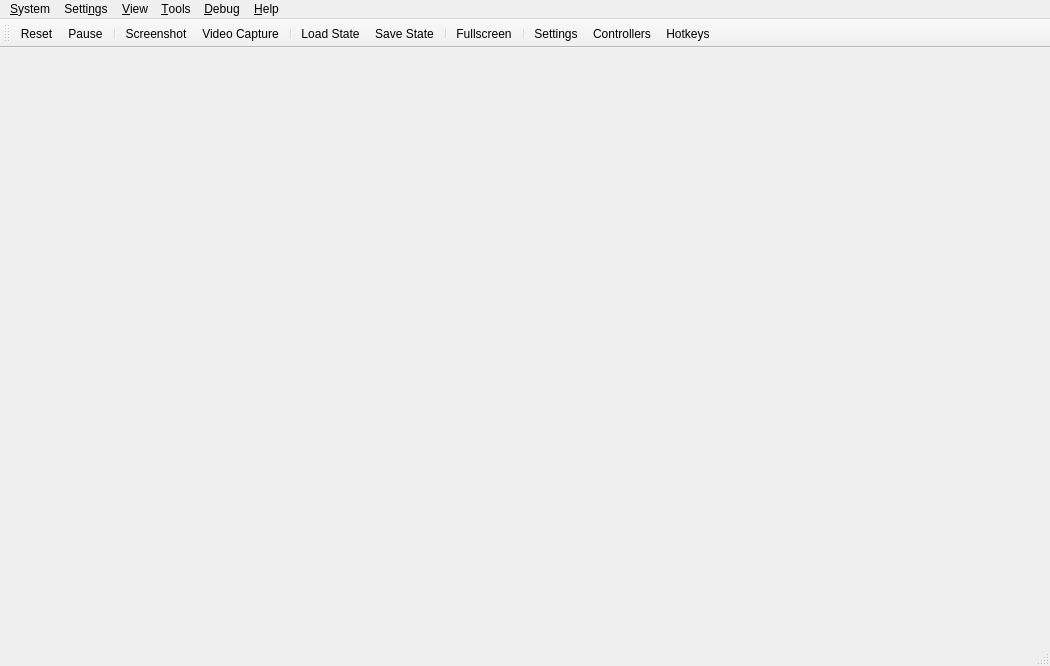
<?xml version="1.0" encoding="UTF-8"?>
<ui version="4.0">
 <class>MainWindow</class>
 <widget class="QMainWindow" name="MainWindow">
  <property name="geometry">
   <rect>
    <x>0</x>
    <y>0</y>
    <width>1050</width>
    <height>666</height>
   </rect>
  </property>
  <property name="acceptDrops">
   <bool>true</bool>
  </property>
  <property name="windowTitle">
   <string>PCSX2</string>
  </property>
  <property name="windowIcon">
   <iconset>
    <normalon>:/icons/AppIcon64.png</normalon>
   </iconset>
  </property>
  <property name="unifiedTitleAndToolBarOnMac">
   <bool>true</bool>
  </property>
  <widget class="QStackedWidget" name="mainContainer"/>
  <widget class="QMenuBar" name="menuBar">
   <property name="geometry">
    <rect>
     <x>0</x>
     <y>0</y>
     <width>1050</width>
     <height>27</height>
    </rect>
   </property>
   <widget class="QMenu" name="menuSystem">
    <property name="title">
     <string>&amp;System</string>
    </property>
    <widget class="QMenu" name="menuChangeDisc">
     <property name="title">
      <string>&amp;Change Disc</string>
     </property>
     <property name="icon">
      <iconset theme="disc-eject-line"/>
     </property>
     <actiongroup name="actionGroupChangeDiscSubImages"/>
     <addaction name="actionChangeDiscFromFile"/>
     <addaction name="actionChangeDiscFromDevice"/>
     <addaction name="actionChangeDiscFromGameList"/>
     <addaction name="actionRemoveDisc"/>
     <addaction name="separator"/>
    </widget>
    <widget class="QMenu" name="menuLoadState">
     <property name="title">
      <string>&amp;Load State</string>
     </property>
     <property name="icon">
      <iconset theme="floppy-out-line"/>
     </property>
    </widget>
    <widget class="QMenu" name="menuSaveState">
     <property name="title">
      <string>Sa&amp;ve State</string>
     </property>
     <property name="icon">
      <iconset theme="floppy-in-line"/>
     </property>
    </widget>
    <addaction name="actionReset"/>
    <addaction name="actionPause"/>
    <addaction name="separator"/>
    <addaction name="actionScreenshot"/>
    <addaction name="actionVideoCapture"/>
    <addaction name="separator"/>
    <addaction name="menuLoadState"/>
    <addaction name="menuSaveState"/>
    <addaction name="separator"/>
    <addaction name="actionSettings"/> <!-- Please consult with macOS users before removing -->
    <addaction name="actionExit"/>
   </widget>
   <widget class="QMenu" name="menuSettings">
    <property name="title">
     <string>Setti&amp;ngs</string>
    </property>
    <addaction name="actionInterfaceSettings"/>
    <addaction name="actionBIOSSettings"/>
    <addaction name="actionEmulationSettings"/>
    <addaction name="actionGraphicsSettings"/>
    <addaction name="actionOSDSettings"/>
    <addaction name="actionAudioSettings"/>
    <addaction name="actionMemoryCardSettings"/>
    <addaction name="actionDEV9Settings"/>
    <addaction name="actionFolderSettings"/>
    <addaction name="separator"/>
    <addaction name="actionControllerSettings"/>
    <addaction name="actionHotkeySettings"/>
    <addaction name="actionAchievementSettings"/>
   </widget>
   <widget class="QMenu" name="menuHelp">
    <property name="title">
     <string>&amp;Help</string>
    </property>
    <addaction name="actionGitHubRepository"/>
    <addaction name="actionDiscordServer"/>
    <addaction name="separator"/>
    <addaction name="actionAboutQt"/>
    <addaction name="actionAbout"/>
   </widget>
   <widget class="QMenu" name="menuDebug">
    <property name="title">
     <string>&amp;Debug</string>
    </property>
    <widget class="QMenu" name="menuDebugSwitchRenderer">
     <property name="title">
      <string>&amp;Switch Graphics API</string>
     </property>
     <property name="icon">
      <iconset theme="brush-line"/>
     </property>
    </widget>
    <addaction name="menuDebugSwitchRenderer"/>
    <addaction name="separator"/>
    <addaction name="actionDebugger"/>
    <addaction name="separator"/>
    <addaction name="actionEnableLogTimestamps"/>
    <addaction name="separator"/>
    <addaction name="actionEnableEEConsoleLogging"/>
    <addaction name="actionEnableIOPConsoleLogging"/>
    <addaction name="actionEnableCDVDVerboseReads"/>
   </widget>
   <widget class="QMenu" name="menuView">
    <property name="title">
     <string>&amp;View</string>
    </property>
    <widget class="QMenu" name="menuWindowSize">
     <property name="title">
      <string>&amp;Window Size</string>
     </property>
     <property name="icon">
      <iconset theme="window-2-line"/>
     </property>
    </widget>
    <addaction name="actionViewToolbar"/>
    <addaction name="actionViewLockToolbar"/>
    <addaction name="actionViewStatusBar"/>
    <addaction name="actionViewStatusBarVerbose"/>
    <addaction name="separator"/>
    <addaction name="actionFullscreen"/>
    <addaction name="menuWindowSize"/>
   </widget>
   <widget class="QMenu" name="menuTools">
    <property name="title">
     <string>&amp;Tools</string>
    </property>
    <widget class="QMenu" name="menuInputRecording">
     <property name="title">
      <string>&amp;Input Recording</string>
     </property>
     <property name="icon">
      <iconset theme="keyboard-line"/>
     </property>
     <addaction name="actionInputRecNew"/>
     <addaction name="actionInputRecPlay"/>
     <addaction name="actionInputRecStop"/>
     <addaction name="separator"/>
     <addaction name="actionInputRecOpenViewer"/>
     <addaction name="separator"/>
     <addaction name="actionInputRecConsoleLogs"/>
     <addaction name="actionInputRecControllerLogs"/>
    </widget>
    <addaction name="actionOpenDataDirectory"/>
    <addaction name="actionToggleSoftwareRendering"/>
    <addaction name="separator"/>
    <addaction name="actionEditCheats"/>
    <addaction name="actionEditPatches"/>
    <addaction name="actionReloadPatches"/>
    <addaction name="separator"/>
    <addaction name="menuInputRecording"/>
    <addaction name="separator"/>
    <addaction name="actionEnableSystemConsole"/>
    <addaction name="actionEnableDebugConsole"/>
    <addaction name="actionEnableLogWindow"/>
    <addaction name="actionEnableFileLogging"/>
    <addaction name="actionEnableVerboseLogging"/>
    <addaction name="separator"/>
    <addaction name="actionShowAdvancedSettings"/>
    <addaction name="actionSaveBlockDump"/>
    <addaction name="actionSaveGSDump"/>
   </widget>
   <addaction name="menuSystem"/>
   <addaction name="menuSettings"/>
   <addaction name="menuView"/>
   <addaction name="menuTools"/>
   <addaction name="menuDebug"/>
   <addaction name="menuHelp"/>
  </widget>
  <widget class="QToolBar" name="toolBar">
   <property name="visible">
    <bool>true</bool>
   </property>
   <property name="windowTitle">
    <string>Toolbar</string>
   </property>
   <property name="iconSize">
    <size>
     <width>32</width>
     <height>32</height>
    </size>
   </property>
   <property name="toolButtonStyle">
    <enum>Qt::ToolButtonStyle::ToolButtonTextUnderIcon</enum>
   </property>
   <attribute name="toolBarArea">
    <enum>TopToolBarArea</enum>
   </attribute>
   <attribute name="toolBarBreak">
    <bool>false</bool>
   </attribute>
   <addaction name="actionToolbarReset"/>
   <addaction name="actionToolbarPause"/>
   <addaction name="separator"/>
   <addaction name="actionToolbarScreenshot"/>
   <addaction name="actionVideoCapture"/>
   <addaction name="separator"/>
   <addaction name="actionToolbarLoadState"/>
   <addaction name="actionToolbarSaveState"/>
   <addaction name="separator"/>
   <addaction name="actionToolbarFullscreen"/>
   <addaction name="separator"/>
   <addaction name="actionToolbarSettings"/>
   <addaction name="actionToolbarControllerSettings"/>
   <addaction name="actionToolbarHotkeySettings"/>
  </widget>
  <widget class="QStatusBar" name="statusBar"/>
  <action name="actionStartFile">
   <property name="icon">
    <iconset theme="file-line"/>
   </property>
   <property name="text">
    <string>Start &amp;File...</string>
   </property>
  </action>
  <action name="actionToolbarStartFile">
   <property name="icon">
    <iconset theme="file-line"/>
   </property>
   <property name="text">
    <string comment="In Toolbar">Start File</string>
   </property>
  </action>
  <action name="actionStartDisc">
   <property name="icon">
    <iconset theme="disc-2-line"/>
   </property>
   <property name="text">
    <string>Start D&amp;isc...</string>
   </property>
  </action>
  <action name="actionToolbarStartDisc">
   <property name="icon">
    <iconset theme="disc-2-line"/>
   </property>
   <property name="text">
    <string comment="In Toolbar">Start Disc</string>
   </property>
  </action>
  <action name="actionStartBios">
   <property name="icon">
    <iconset theme="chip-line"/>
   </property>
   <property name="text">
    <string>Start &amp;BIOS</string>
   </property>
  </action>
  <action name="actionToolbarStartBios">
   <property name="icon">
    <iconset theme="chip-line"/>
   </property>
   <property name="text">
    <string comment="In Toolbar">Start BIOS</string>
   </property>
  </action>
  <action name="actionScanForNewGames">
   <property name="icon">
    <iconset theme="file-search-line"/>
   </property>
   <property name="text">
    <string>&amp;Scan For New Games</string>
   </property>
  </action>
  <action name="actionRescanAllGames">
   <property name="icon">
    <iconset theme="refresh-line"/>
   </property>
   <property name="text">
    <string>&amp;Rescan All Games</string>
   </property>
  </action>
  <action name="actionPowerOff">
   <property name="icon">
    <iconset theme="shut-down-line"/>
   </property>
   <property name="text">
    <string>Shut &amp;Down</string>
   </property>
  </action>
  <action name="actionToolbarPowerOff">
   <property name="icon">
    <iconset theme="shut-down-line"/>
   </property>
   <property name="text">
    <string comment="In Toolbar">Shut Down</string>
   </property>
  </action>
  <action name="actionPowerOffWithoutSaving">
   <property name="icon">
    <iconset theme="close-line"/>
   </property>
   <property name="text">
    <string>Shut Down &amp;Without Saving</string>
   </property>
  </action>
  <action name="actionReset">
   <property name="icon">
    <iconset theme="restart-line"/>
   </property>
   <property name="text">
    <string>&amp;Reset</string>
   </property>
  </action>
  <action name="actionToolbarReset">
   <property name="icon">
    <iconset theme="restart-line"/>
   </property>
   <property name="text">
    <string comment="In Toolbar">Reset</string>
   </property>
  </action>
  <action name="actionPause">
   <property name="checkable">
    <bool>true</bool>
   </property>
   <property name="icon">
    <iconset theme="pause-line"/>
   </property>
   <property name="text">
    <string>&amp;Pause</string>
   </property>
  </action>
  <action name="actionToolbarPause">
   <property name="checkable">
    <bool>true</bool>
   </property>
   <property name="icon">
    <iconset theme="pause-line"/>
   </property>
   <property name="text">
    <string comment="In Toolbar">Pause</string>
   </property>
  </action>
  <action name="actionToolbarLoadState">
   <property name="icon">
    <iconset theme="floppy-out-line"/>
   </property>
   <property name="text">
    <string comment="In Toolbar">Load State</string>
   </property>
  </action>
  <action name="actionToolbarSaveState">
   <property name="icon">
    <iconset theme="floppy-in-line"/>
   </property>
   <property name="text">
    <string comment="In Toolbar">Save State</string>
   </property>
  </action>
  <action name="actionExit">
   <property name="icon">
    <iconset theme="door-open-line"/>
   </property>
   <property name="text">
    <string>E&amp;xit</string>
   </property>
  </action>
  <action name="actionBIOSSettings">
   <property name="icon">
    <iconset theme="chip-line"/>
   </property>
   <property name="text">
    <string>&amp;BIOS</string>
   </property>
  </action>
  <action name="actionEmulationSettings">
   <property name="icon">
    <iconset theme="emulation-line"/>
   </property>
   <property name="text">
    <string>&amp;Emulation</string>
   </property>
  </action>
  <action name="actionControllerSettings">
   <property name="icon">
    <iconset theme="controller-line"/>
   </property>
   <property name="text">
    <string>&amp;Controllers</string>
   </property>
  </action>
  <action name="actionToolbarControllerSettings">
   <property name="icon">
    <iconset theme="controller-line"/>
   </property>
   <property name="text">
    <string comment="In Toolbar">Controllers</string>
   </property>
  </action>
  <action name="actionHotkeySettings">
   <property name="icon">
    <iconset theme="keyboard-line"/>
   </property>
   <property name="text">
    <string>&amp;Hotkeys</string>
   </property>
  </action>
  <action name="actionToolbarHotkeySettings">
   <property name="icon">
    <iconset theme="keyboard-line"/>
   </property>
   <property name="text">
    <string comment="In Toolbar">Hotkeys</string>
   </property>
  </action>
  <action name="actionGraphicsSettings">
   <property name="icon">
    <iconset theme="image-fill"/>
   </property>
   <property name="text">
    <string>&amp;Graphics</string>
   </property>
  </action>
  <action name="actionAchievementSettings">
   <property name="icon">
    <iconset theme="trophy-line"/>
   </property>
   <property name="text">
    <string>Achie&amp;vements</string>
   </property>
  </action>
  <action name="actionPostProcessingSettings">
   <property name="text">
    <string>&amp;Post-Processing Settings...</string>
   </property>
  </action>
  <action name="actionFullscreen">
   <property name="icon">
    <iconset theme="fullscreen-line"/>
   </property>
   <property name="text">
    <string>&amp;Fullscreen</string>
   </property>
  </action>
  <action name="actionToolbarFullscreen">
   <property name="icon">
    <iconset theme="fullscreen-line"/>
   </property>
   <property name="text">
    <string comment="In Toolbar">Fullscreen</string>
   </property>
  </action>
  <action name="actionResolution_Scale">
   <property name="text">
    <string>Resolution Scale</string>
   </property>
  </action>
  <action name="actionGitHubRepository">
   <property name="icon">
    <iconset theme="github"/>
   </property>
   <property name="text">
    <string>&amp;GitHub Repository...</string>
   </property>
  </action>
  <action name="actionSupportForums">
   <property name="icon">
    <iconset theme="at"/>
   </property>
   <property name="text">
    <string>Support &amp;Forums...</string>
   </property>
  </action>
  <action name="actionWiki">
   <property name="icon">
    <iconset theme="book"/>
   </property>
   <property name="text">
    <string>PCSX2 &amp;Wiki...</string>
   </property>
  </action>
  <action name="actionDocumentation">
   <property name="icon">
    <iconset theme="booklet"/>
   </property>
   <property name="text">
    <string>D&amp;ocumentation...</string>
   </property>
  </action>
  <action name="actionDiscordServer">
   <property name="icon">
    <iconset theme="discord"/>
   </property>
   <property name="text">
    <string>&amp;Discord Server...</string>
   </property>
  </action>
  <action name="actionCheckForUpdates">
   <property name="icon">
    <iconset theme="download-2-line"/>
   </property>
   <property name="text">
    <string>Check for &amp;Updates...</string>
   </property>
  </action>
  <action name="actionAboutQt">
   <property name="icon">
    <iconset resource="resources/resources.qrc">
     <normaloff>:/icons/QT.png</normaloff>:/icons/QT.png</iconset>
   </property>
   <property name="text">
    <string>About &amp;Qt...</string>
   </property>
  </action>
  <action name="actionAbout">
   <property name="icon">
    <iconset resource="resources/resources.qrc">
     <normaloff>:/icons/AppIcon64.png</normaloff>:/icons/AppIcon64.png</iconset>
   </property>
   <property name="text">
    <string>&amp;About PCSX2...</string>
   </property>
  </action>
  <action name="actionToolbarChangeDisc">
   <property name="icon">
    <iconset theme="disc-eject-line"/>
   </property>
   <property name="text">
    <string comment="In Toolbar">Change Disc...</string>
   </property>
  </action>
  <action name="actionAudioSettings">
   <property name="icon">
    <iconset theme="volume-up-line"/>
   </property>
   <property name="text">
    <string>&amp;Audio</string>
   </property>
  </action>
  <action name="actionOSDSettings">
   <property name="icon">
    <iconset theme="heart-circle-line"/>
   </property>
   <property name="text">
    <string>&amp;On-Screen Display</string>
   </property>
  </action>
  <action name="actionGameListSettings">
   <property name="icon">
    <iconset theme="folder-open-line"/>
   </property>
   <property name="text">
    <string>Game &amp;List</string>
   </property>
  </action>
  <action name="actionInterfaceSettings">
   <property name="icon">
    <iconset theme="interface-line"/>
   </property>
   <property name="text">
    <string>&amp;Interface</string>
   </property>
  </action>
  <action name="actionAddGameDirectory">
   <property name="icon">
    <iconset theme="folder-add-line"/>
   </property>
   <property name="text">
    <string>Add Game &amp;Directory...</string>
   </property>
  </action>
  <action name="actionSettings">
   <property name="icon">
    <iconset theme="settings-3-line"/>
   </property>
   <property name="text">
    <string>S&amp;ettings</string>
   </property>
   <property name="menuRole">
    <enum>QAction::MenuRole::PreferencesRole</enum>
   </property>
  </action>
  <action name="actionToolbarSettings">
   <property name="icon">
    <iconset theme="settings-3-line"/>
   </property>
   <property name="text">
    <string comment="In Toolbar">Settings</string>
   </property>
   <property name="menuRole">
    <enum>QAction::MenuRole::PreferencesRole</enum>
   </property>
  </action>
  <action name="actionChangeDiscFromFile">
   <property name="text">
    <string>&amp;From File...</string>
   </property>
  </action>
  <action name="actionChangeDiscFromDevice">
   <property name="text">
    <string>From &amp;Device...</string>
   </property>
  </action>
  <action name="actionChangeDiscFromGameList">
   <property name="text">
    <string>From &amp;Game List...</string>
   </property>
  </action>
  <action name="actionRemoveDisc">
   <property name="text">
    <string>&amp;Remove Disc</string>
   </property>
  </action>
  <action name="actionGlobal_State">
   <property name="text">
    <string>Global State</string>
   </property>
  </action>
  <action name="actionScreenshot">
   <property name="icon">
    <iconset theme="screenshot-2-line"/>
   </property>
   <property name="text">
    <string>&amp;Screenshot</string>
   </property>
  </action>
  <action name="actionToolbarScreenshot">
   <property name="icon">
    <iconset theme="screenshot-2-line"/>
   </property>
   <property name="text">
    <string comment="In Toolbar">Screenshot</string>
   </property>
  </action>
  <action name="actionMemoryCardSettings">
   <property name="icon">
    <iconset theme="memcard-line"/>
   </property>
   <property name="text">
    <string>&amp;Memory Cards</string>
   </property>
  </action>
  <action name="actionDEV9Settings">
   <property name="icon">
    <iconset theme="global-line"/>
   </property>
   <property name="text">
    <string>&amp;Network &amp;&amp; HDD</string>
   </property>
  </action>
  <action name="actionFolderSettings">
   <property name="icon">
    <iconset theme="folder-settings-line"/>
   </property>
   <property name="text">
    <string>&amp;Folders</string>
   </property>
  </action>
  <action name="actionViewToolbar">
   <property name="checkable">
    <bool>true</bool>
   </property>
   <property name="checked">
    <bool>true</bool>
   </property>
   <property name="text">
    <string>&amp;Toolbar</string>
   </property>
  </action>
  <action name="actionViewLockToolbar">
   <property name="checkable">
    <bool>true</bool>
   </property>
   <property name="checked">
    <bool>false</bool>
   </property>
   <property name="text">
    <string>Loc&amp;k Toolbar</string>
   </property>
  </action>
  <action name="actionViewStatusBar">
   <property name="checkable">
    <bool>true</bool>
   </property>
   <property name="checked">
    <bool>true</bool>
   </property>
   <property name="text">
    <string>&amp;Status Bar</string>
   </property>
  </action>
  <action name="actionViewStatusBarVerbose">
   <property name="checkable">
    <bool>true</bool>
   </property>
   <property name="checked">
    <bool>true</bool>
   </property>
   <property name="text">
    <string>&amp;Verbose Status</string>
   </property>
  </action>
  <action name="actionViewGameList">
   <property name="icon">
    <iconset theme="list-check"/>
   </property>
   <property name="text">
    <string>Game &amp;List</string>
   </property>
  </action>
  <action name="actionViewSystemDisplay">
   <property name="enabled">
    <bool>false</bool>
   </property>
   <property name="icon">
    <iconset theme="tv-2-line"/>
   </property>
   <property name="text">
    <string extracomment="This grayed-out at first option will become available while there is a game emulated and the game list is displayed over the actual emulation, to let users display the system emulation once more.">System &amp;Display</string>
   </property>
  </action>
  <action name="actionViewGameProperties">
   <property name="enabled">
    <bool>false</bool>
   </property>
   <property name="icon">
    <iconset theme="file-settings-line"/>
   </property>
   <property name="text">
    <string>Game &amp;Properties</string>
   </property>
  </action>
  <action name="actionViewGameGrid">
   <property name="icon">
    <iconset theme="function-line"/>
   </property>
   <property name="text">
    <string>Game &amp;Grid</string>
   </property>
  </action>
  <action name="actionGridViewShowTitles">
   <property name="checkable">
    <bool>true</bool>
   </property>
   <property name="checked">
    <bool>true</bool>
   </property>
   <property name="icon">
    <iconset theme="price-tag-3-line"/>
   </property>
   <property name="text">
    <string>Show Titl&amp;es (Grid View)</string>
   </property>
  </action>
  <action name="actionGridViewShowFullTitles">
   <property name="checkable">
    <bool>true</bool>
   </property>
   <property name="checked">
    <bool>false</bool>
   </property>
   <property name="icon">
    <iconset theme="price-tag-2-line"/>
   </property>
   <property name="text">
    <string>Show F&amp;ull Titles (Grid View)</string>
   </property>
  </action>
  <action name="actionGridViewZoomIn">
   <property name="icon">
    <iconset theme="zoom-in-line"/>
   </property>
   <property name="text">
    <string>Zoom &amp;In (Grid View)</string>
   </property>
   <property name="shortcut">
    <string>Ctrl++</string>
   </property>
  </action>
  <action name="actionGridViewZoomOut">
   <property name="icon">
    <iconset theme="zoom-out-line"/>
   </property>
   <property name="text">
    <string>Zoom &amp;Out (Grid View)</string>
   </property>
   <property name="shortcut">
    <string>Ctrl+-</string>
   </property>
  </action>
  <action name="actionGridViewRefreshCovers">
   <property name="icon">
    <iconset theme="refresh-line"/>
   </property>
   <property name="text">
    <string>Refresh &amp;Covers (Grid View)</string>
   </property>
  </action>
  <action name="actionOpen_Memory_Card_Directory">
   <property name="icon">
    <iconset theme="memcard-line"/>
   </property>
   <property name="text">
    <string>Open Memory Card Directory...</string>
   </property>
  </action>
  <action name="actionOpenDataDirectory">
   <property name="icon">
    <iconset theme="folder-open-line"/>
   </property>
   <property name="text">
    <string>&amp;Open Data Directory...</string>
   </property>
  </action>
  <action name="actionToggleSoftwareRendering">
   <property name="icon">
    <iconset theme="brush-line"/>
   </property>
   <property name="text">
    <string>&amp;Toggle Software Rendering</string>
   </property>
  </action>
  <action name="actionDebugger">
   <property name="icon">
    <iconset theme="bug-line"/>
   </property>
   <property name="text">
    <string>&amp;Open Debugger</string>
   </property>
  </action>
  <action name="actionReloadPatches">
   <property name="icon">
    <iconset theme="refresh-line"/>
   </property>
   <property name="text">
    <string>&amp;Reload Cheats/Patches</string>
   </property>
  </action>
  <action name="actionEnableSystemConsole">
   <property name="checkable">
    <bool>true</bool>
   </property>
   <property name="text">
    <string>E&amp;nable System Console</string>
   </property>
  </action>
  <action name="actionEnableDebugConsole">
   <property name="checkable">
    <bool>true</bool>
   </property>
   <property name="text">
    <string>Enable &amp;Debug Console</string>
   </property>
  </action>
  <action name="actionEnableLogWindow">
   <property name="checkable">
    <bool>true</bool>
   </property>
   <property name="text">
    <string>Enable &amp;Log Window</string>
   </property>
  </action>
  <action name="actionEnableVerboseLogging">
   <property name="checkable">
    <bool>true</bool>
   </property>
   <property name="text">
    <string>Enable &amp;Verbose Logging</string>
   </property>
  </action>
  <action name="actionEnableEEConsoleLogging">
   <property name="checkable">
    <bool>true</bool>
   </property>
   <property name="text">
    <string>Enable EE Console &amp;Logging</string>
   </property>
  </action>
  <action name="actionEnableIOPConsoleLogging">
   <property name="checkable">
    <bool>true</bool>
   </property>
   <property name="text">
    <string>Enable &amp;IOP Console Logging</string>
   </property>
  </action>
  <action name="actionSaveGSDump">
   <property name="icon">
    <iconset theme="save-3-line"/>
   </property>
   <property name="text">
    <string>Save Single Frame &amp;GS Dump</string>
   </property>
  </action>
  <action name="actionInputRecNew">
   <property name="enabled">
    <bool>false</bool>
   </property>
   <property name="text">
    <string extracomment="This section refers to the Input Recording submenu.">&amp;New</string>
   </property>
  </action>
  <action name="actionInputRecPlay">
   <property name="enabled">
    <bool>false</bool>
   </property>
   <property name="text">
    <string extracomment="This section refers to the Input Recording submenu.">&amp;Play</string>
   </property>
  </action>
  <action name="actionInputRecStop">
   <property name="enabled">
    <bool>false</bool>
   </property>
   <property name="text">
    <string extracomment="This section refers to the Input Recording submenu.">&amp;Stop</string>
   </property>
  </action>
  <action name="actionRecording_Console_Logs">
   <property name="text">
    <string>Input Recording Logs</string>
   </property>
  </action>
  <action name="actionInputRecControllerLogs">
   <property name="checkable">
    <bool>true</bool>
   </property>
   <property name="text">
    <string>&amp;Controller Logs</string>
   </property>
  </action>
  <action name="actionInputRecConsoleLogs">
   <property name="checkable">
    <bool>true</bool>
   </property>
   <property name="text">
    <string>&amp;Input Recording Logs</string>
   </property>
  </action>
  <action name="actionEnableFileLogging">
   <property name="checkable">
    <bool>true</bool>
   </property>
   <property name="text">
    <string>Enable &amp;File Logging</string>
   </property>
  </action>
  <action name="actionEnableCDVDVerboseReads">
   <property name="checkable">
    <bool>true</bool>
   </property>
   <property name="text">
    <string>Enable &amp;CDVD Read Logging</string>
   </property>
  </action>
  <action name="actionSaveBlockDump">
   <property name="checkable">
    <bool>true</bool>
   </property>
   <property name="text">
    <string>Save CDVD &amp;Block Dump</string>
   </property>
  </action>
  <action name="actionEnableLogTimestamps">
   <property name="checkable">
    <bool>true</bool>
   </property>
   <property name="text">
    <string>&amp;Enable Log Timestamps</string>
   </property>
  </action>
  <action name="actionStartFullscreenUI">
   <property name="icon">
    <iconset theme="tv-2-line"/>
   </property>
   <property name="text">
    <string>Start Big Picture &amp;Mode</string>
   </property>
  </action>
  <action name="actionToolbarStartFullscreenUI">
   <property name="icon">
    <iconset theme="tv-2-line"/>
   </property>
   <property name="text">
    <string comment="In Toolbar">Big Picture</string>
   </property>
  </action>
  <action name="actionCoverDownloader">
   <property name="icon">
    <iconset theme="artboard-2-line"/>
   </property>
   <property name="text">
    <string>&amp;Cover Downloader...</string>
   </property>
  </action>
  <action name="actionShowAdvancedSettings">
   <property name="checkable">
    <bool>true</bool>
   </property>
   <property name="text">
    <string>&amp;Show Advanced Settings</string>
   </property>
  </action>
  <action name="actionInputRecOpenViewer">
   <property name="text">
    <string>&amp;Recording Viewer</string>
   </property>
  </action>
  <action name="actionVideoCapture">
   <property name="checkable">
    <bool>true</bool>
   </property>
   <property name="icon">
    <iconset theme="camera-video"/>
   </property>
   <property name="text">
    <string comment="In Toolbar">&amp;Video Capture</string>
   </property>
  </action>
  <action name="actionEditCheats">
   <property name="icon">
    <iconset theme="pencil-line"/>
   </property>
   <property name="text">
    <string>&amp;Edit Cheats...</string>
   </property>
  </action>
  <action name="actionEditPatches">
   <property name="icon">
    <iconset theme="pencil-line"/>
   </property>
   <property name="text">
    <string>Edit &amp;Patches...</string>
   </property>
  </action>
 </widget>
 <resources>
  <include location="resources/resources.qrc"/>
 </resources>
 <connections/>
</ui>
